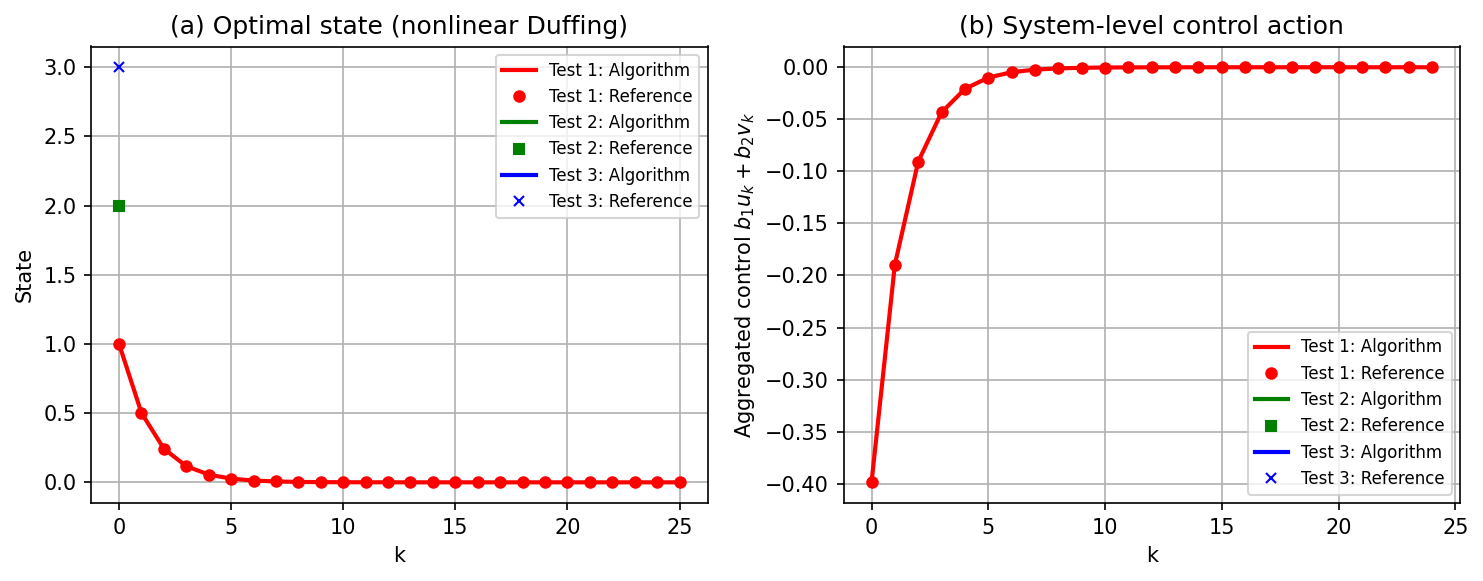

Write the Python code that produced this figure.
import numpy as np
import matplotlib.pyplot as plt

# ============================================================
# Nonlinear Nash-coupled toy example (Duffing-type)
#
# Dynamics (scalar):
#   x_{k+1} = a x_k + c x_k^3 + b1 u_k + b2 v_k
#
# Costs:
#   J1 = Σ ( q1 x_k^2 + r1 u_k^2 + s1 u_k v_k ) + p1 x_N^2
#   J2 = Σ ( q2 x_k^2 + r2 v_k^2 + s2 u_k v_k ) + p2 x_N^2
#
# Nash stationarity mapping:
#   F(z) = [∂J1/∂u_0..∂J1/∂u_{N-1},  ∂J2/∂v_0..∂J2/∂v_{N-1}]^T
# z = [u; v]
#
# We solve F(z)=0 by Newton with an exact (structured) Jacobian.
# Reference solution is produced by stricter tolerance + more iterations.
# ============================================================


# -------------------------
# Dynamics + derivatives
# -------------------------
def dyn_partials(x, u, v, a, b1, b2, c):
    """
    x_next = a x + c x^3 + b1 u + b2 v
    fx = ∂x_next/∂x = a + 3c x^2
    fu = ∂x_next/∂u = b1
    fv = ∂x_next/∂v = b2
    fxx = ∂fx/∂x = 6c x   (used in costate sensitivity)
    """
    x_next = a * x + c * (x ** 3) + b1 * u + b2 * v
    fx = a + 3.0 * c * (x ** 2)
    fu = b1
    fv = b2
    fxx = 6.0 * c * x
    return x_next, fx, fu, fv, fxx


def rollout_cache(x0, u, v, params):
    a = params["a"]; b1 = params["b1"]; b2 = params["b2"]; c = params["c"]
    N = len(u)

    x = np.zeros(N + 1, dtype=float)
    fx = np.zeros(N, dtype=float)
    fu = np.zeros(N, dtype=float)
    fv = np.zeros(N, dtype=float)
    fxx = np.zeros(N, dtype=float)

    x[0] = float(x0)
    for k in range(N):
        x_next, fxk, fuk, fvk, fxxk = dyn_partials(x[k], u[k], v[k], a, b1, b2, c)
        x[k + 1] = x_next
        fx[k] = fxk
        fu[k] = fuk
        fv[k] = fvk
        fxx[k] = fxxk

    return {"x": x, "fx": fx, "fu": fu, "fv": fv, "fxx": fxx}


# -------------------------
# Sensitivities
# -------------------------
def compute_state_sensitivities(cache):
    """
    DxDu[k+1,:] = fx[k]*DxDu[k,:] + fu[k]*e_k
    DxDv[k+1,:] = fx[k]*DxDv[k,:] + fv[k]*e_k
    """
    fx = cache["fx"]; fu = cache["fu"]; fv = cache["fv"]
    N = fx.shape[0]

    DxDu = np.zeros((N + 1, N), dtype=float)
    DxDv = np.zeros((N + 1, N), dtype=float)

    for k in range(N):
        DxDu[k + 1, :] = fx[k] * DxDu[k, :]
        DxDv[k + 1, :] = fx[k] * DxDv[k, :]
        DxDu[k + 1, k] += fu[k]
        DxDv[k + 1, k] += fv[k]
    return DxDu, DxDv


def compute_costate_sensitivities(cache, lam, DxDu, DxDv, q, p):
    """
    lam_N = 2 p x_N
    lam_k = 2 q x_k + lam_{k+1} * fx[k]

    dlam_N/dc = 2 p dx_N/dc
    dlam_k/dc = 2 q dx_k/dc + (dlam_{k+1}/dc)*fx[k] + lam_{k+1}*(dfx/dc)

    Here:
      fx[k] = a + 3c x_k^2
      dfx/dc = (dfx/dx)*dx/dc, with dfx/dx = fxx[k] = 6c x_k
    """
    fx = cache["fx"]; fxx = cache["fxx"]
    N = fx.shape[0]

    DlamDu = np.zeros((N + 1, N), dtype=float)
    DlamDv = np.zeros((N + 1, N), dtype=float)

    DlamDu[N, :] = 2.0 * p * DxDu[N, :]
    DlamDv[N, :] = 2.0 * p * DxDv[N, :]

    for k in range(N - 1, -1, -1):
        dfx_du = fxx[k] * DxDu[k, :]
        dfx_dv = fxx[k] * DxDv[k, :]

        DlamDu[k, :] = 2.0 * q * DxDu[k, :] + DlamDu[k + 1, :] * fx[k] + lam[k + 1] * dfx_du
        DlamDv[k, :] = 2.0 * q * DxDv[k, :] + DlamDv[k + 1, :] * fx[k] + lam[k + 1] * dfx_dv

    return DlamDu, DlamDv


# -------------------------
# Nash mapping + exact Jacobian
# -------------------------
def exact_jacobian(z, x0, N, params):
    u = z[:N]
    v = z[N:]

    q1=params["q1"]; r1=params["r1"]; s1=params["s1"]; p1=params["p1"]
    q2=params["q2"]; r2=params["r2"]; s2=params["s2"]; p2=params["p2"]

    cache = rollout_cache(x0, u, v, params)
    x = cache["x"]
    fx = cache["fx"]; fu = cache["fu"]; fv = cache["fv"]

    # costates (PMP)
    lam1 = np.zeros(N + 1, dtype=float)
    lam2 = np.zeros(N + 1, dtype=float)
    lam1[N] = 2.0 * p1 * x[N]
    lam2[N] = 2.0 * p2 * x[N]
    for k in range(N - 1, -1, -1):
        lam1[k] = 2.0 * q1 * x[k] + lam1[k + 1] * fx[k]
        lam2[k] = 2.0 * q2 * x[k] + lam2[k + 1] * fx[k]

    # Nash stationarity F(z)
    g_u = np.zeros(N, dtype=float)
    g_v = np.zeros(N, dtype=float)
    for k in range(N):
        g_u[k] = (2.0 * r1 * u[k] + s1 * v[k]) + lam1[k + 1] * fu[k]
        g_v[k] = (2.0 * r2 * v[k] + s2 * u[k]) + lam2[k + 1] * fv[k]
    F = np.concatenate([g_u, g_v], axis=0)

    # structured sensitivities for Jacobian
    DxDu, DxDv = compute_state_sensitivities(cache)
    Dlam1Du, Dlam1Dv = compute_costate_sensitivities(cache, lam1, DxDu, DxDv, q1, p1)
    Dlam2Du, Dlam2Dv = compute_costate_sensitivities(cache, lam2, DxDu, DxDv, q2, p2)

    # Jacobian blocks
    Juu = np.zeros((N, N), dtype=float)
    Juv = np.zeros((N, N), dtype=float)
    Jvu = np.zeros((N, N), dtype=float)
    Jvv = np.zeros((N, N), dtype=float)

    for k in range(N):
        # g_u[k] = 2r1 u_k + s1 v_k + lam1[k+1]*fu[k]
        Juu[k, :] = Dlam1Du[k + 1, :] * fu[k]
        Juv[k, :] = Dlam1Dv[k + 1, :] * fu[k]
        Juu[k, k] += 2.0 * r1
        Juv[k, k] += s1

        # g_v[k] = 2r2 v_k + s2 u_k + lam2[k+1]*fv[k]
        Jvu[k, :] = Dlam2Du[k + 1, :] * fv[k]
        Jvv[k, :] = Dlam2Dv[k + 1, :] * fv[k]
        Jvu[k, k] += s2
        Jvv[k, k] += 2.0 * r2

    top = np.concatenate([Juu, Juv], axis=1)
    bot = np.concatenate([Jvu, Jvv], axis=1)
    J = np.concatenate([top, bot], axis=0)

    return F, cache, J


# -------------------------
# Newton solver with exact Jacobian + backtracking
# -------------------------
def newton_exactJ(x0, N, params, z_init=None, max_iter=30, tol=1e-12, verbose=False):
    if z_init is None:
        z = np.zeros(2 * N, dtype=float)
    else:
        z = z_init.astype(float).copy()

    res_hist = []

    for it in range(max_iter):
        F, cache, J = exact_jacobian(z, x0, N, params)
        res = float(np.linalg.norm(F, np.inf))
        res_hist.append(res)

        if verbose:
            print(f"[iter {it:02d}] ||F||_inf = {res:.3e}")

        if res < tol:
            break

        # Newton step
        dz = np.linalg.solve(J + 1e-12 * np.eye(J.shape[0]), -F)

        # Backtracking on residual
        alpha = 1.0
        z_new = z + alpha * dz
        F_new, _, _ = exact_jacobian(z_new, x0, N, params)
        res_new = float(np.linalg.norm(F_new, np.inf))

        bt = 0
        while res_new > 0.9 * res and alpha > 1e-6 and bt < 30:
            alpha *= 0.5
            z_new = z + alpha * dz
            F_new, _, _ = exact_jacobian(z_new, x0, N, params)
            res_new = float(np.linalg.norm(F_new, np.inf))
            bt += 1

        z = z_new

    # final trajectories
    F, cache, _ = exact_jacobian(z, x0, N, params)
    u = z[:N].copy()
    v = z[N:].copy()
    x = cache["x"].copy()
    return u, v, x, np.array(res_hist, dtype=float), z


# -------------------------
# Fig.2-like two-panel (state + aggregated control)
# -------------------------
def make_fig2_like_duffing_two_panel():
    # --- Recommended "Fig.2-like" parameters (weak nonlinearity) ---
    params = {
        "a": 0.85,
        "c": 0.05,     # nonlinearity strength: try 0.02~0.08
        "b1": 0.8,
        "b2": 0.6,
        "q1": 1.0, "r1": 2.0, "s1": 0.4, "p1": 2.0,
        "q2": 0.9, "r2": 1.8, "s2": 0.3, "p2": 1.5,
    }
    b1 = params["b1"]
    b2 = params["b2"]

    N = 25
    x0_list = [1.0, 2.0, 3.0]

    alg_x, alg_utot = [], []
    ref_x, ref_utot = [], []

    colors  = ["r", "g", "b"]
    markers = ["o", "s", "x"]

    for x0 in x0_list:
        # ---------------- Algorithm ----------------
        # (moderate tolerance/iters)
        u_alg, v_alg, x_alg, res_alg, z_alg = newton_exactJ(
            x0, N, params, z_init=None, max_iter=25, tol=1e-12, verbose=False
        )

        # ---------------- Reference ----------------
        # High-accuracy solution using stricter tolerance + more iterations.
        # Warm-start from algorithm solution for robustness.
        u_ref, v_ref, x_ref, res_ref, z_ref = newton_exactJ(
            x0, N, params, z_init=z_alg, max_iter=80, tol=1e-14, verbose=False
        )

        # Aggregated control entering the dynamics
        utot_alg = b1 * u_alg + b2 * v_alg
        utot_ref = b1 * u_ref + b2 * v_ref

        alg_x.append(x_alg);    alg_utot.append(utot_alg)
        ref_x.append(x_ref);    ref_utot.append(utot_ref)

        # Optional: print final residuals (sanity check)
        # print(f"x0={x0}: ALG res={res_alg[-1]:.2e}, REF res={res_ref[-1]:.2e}")

    k_state = np.arange(N + 1)
    k_ctrl  = np.arange(N)

    plt.figure(figsize=(10, 4))

    # (a) state
    plt.subplot(1, 2, 1)
    for i, x0 in enumerate(x0_list):
        plt.plot(k_state, alg_x[i], color=colors[i], linewidth=2,
                 label=f"Test {i+1}: Algorithm")
        plt.plot(k_state, ref_x[i], linestyle="None", marker=markers[i],
                 color=colors[i], markersize=5,
                 label=f"Test {i+1}: Reference")
    plt.xlabel("k")
    plt.ylabel("State")
    plt.title("(a) Optimal state (nonlinear Duffing)")
    plt.grid(True)
    plt.legend(fontsize=8)

    # (b) aggregated control
    plt.subplot(1, 2, 2)
    for i, x0 in enumerate(x0_list):
        plt.plot(k_ctrl, alg_utot[i], color=colors[i], linewidth=2,
                 label=f"Test {i+1}: Algorithm")
        plt.plot(k_ctrl, ref_utot[i], linestyle="None", marker=markers[i],
                 color=colors[i], markersize=5,
                 label=f"Test {i+1}: Reference")
    plt.xlabel("k")
    plt.ylabel(r"Aggregated control $b_1u_k+b_2v_k$")
    plt.title("(b) System-level control action")
    plt.grid(True)
    plt.legend(fontsize=8)

    plt.tight_layout()
    plt.savefig("nash_nonlinear_duffing.png", dpi=150, bbox_inches="tight")
    plt.close()


def _auto_ylim_from_series(series_list, pad_ratio=0.08, min_span=1e-3):
    """
    series_list: list of 1D arrays (concatenated all tests if you want)
    Create a reasonable ylim so that small signals are visible.
    """
    y = np.concatenate([np.asarray(s).ravel() for s in series_list])
    y_min = float(np.min(y))
    y_max = float(np.max(y))
    span = y_max - y_min
    if span < min_span:
        mid = 0.5 * (y_min + y_max)
        span = min_span
        y_min = mid - 0.5 * span
        y_max = mid + 0.5 * span
    pad = pad_ratio * span
    return y_min - pad, y_max + pad


def solve_three_tests_duffing(params, N, x0_list):
    """
    Solve for each x0:
      Algorithm: moderate tol/iters
      Reference: high-accuracy (warm-start from Algorithm)
    Return dict of trajectories.
    """
    b1 = params["b1"]
    b2 = params["b2"]

    out = {
        "alg": {"x": [], "u": [], "v": [], "utot": []},
        "ref": {"x": [], "u": [], "v": [], "utot": []},
    }

    for x0 in x0_list:
        # Algorithm
        u_alg, v_alg, x_alg, _, z_alg = newton_exactJ(
            x0, N, params, z_init=None, max_iter=25, tol=1e-12, verbose=False
        )
        # Reference (high precision)
        u_ref, v_ref, x_ref, _, _ = newton_exactJ(
            x0, N, params, z_init=z_alg, max_iter=80, tol=1e-14, verbose=False
        )

        out["alg"]["x"].append(x_alg)
        out["alg"]["u"].append(u_alg)
        out["alg"]["v"].append(v_alg)
        out["alg"]["utot"].append(b1 * u_alg + b2 * v_alg)

        out["ref"]["x"].append(x_ref)
        out["ref"]["u"].append(u_ref)
        out["ref"]["v"].append(v_ref)
        out["ref"]["utot"].append(b1 * u_ref + b2 * v_ref)

    return out


def make_fig2_like_duffing_two_panel_agg(params=None, N=25, x0_list=None):
    if params is None:
        params = {
            "a": 0.85, "c": 0.05, "b1": 0.8, "b2": 0.6,
            "q1": 1.0, "r1": 2.0, "s1": 0.4, "p1": 2.0,
            "q2": 0.9, "r2": 1.8, "s2": 0.3, "p2": 1.5,
        }
    if x0_list is None:
        x0_list = [1.0, 2.0, 3.0]

    sol = solve_three_tests_duffing(params, N, x0_list)

    k_state = np.arange(N + 1)
    k_ctrl = np.arange(N)

    colors  = ["r", "g", "b"]
    markers = ["o", "s", "x"]

    plt.figure(figsize=(10, 4))

    # (a) state
    plt.subplot(1, 2, 1)
    for i, x0 in enumerate(x0_list):
        plt.plot(k_state, sol["alg"]["x"][i], color=colors[i], linewidth=2,
                 label=f"Test {i+1}: Algorithm")
        plt.plot(k_state, sol["ref"]["x"][i], linestyle="None", marker=markers[i],
                 color=colors[i], markersize=5,
                 label=f"Test {i+1}: Reference")
    plt.xlabel("k"); plt.ylabel("State")
    plt.title("(a) Optimal state (nonlinear Duffing)")
    plt.grid(True); plt.legend(fontsize=8)

    # (b) aggregated control
    plt.subplot(1, 2, 2)
    for i, x0 in enumerate(x0_list):
        plt.plot(k_ctrl, sol["alg"]["utot"][i], color=colors[i], linewidth=2,
                 label=f"Test {i+1}: Algorithm")
        plt.plot(k_ctrl, sol["ref"]["utot"][i], linestyle="None", marker=markers[i],
                 color=colors[i], markersize=5,
                 label=f"Test {i+1}: Reference")
    plt.xlabel("k")
    plt.ylabel(r"Aggregated control $b_1u_k+b_2v_k$")
    plt.title("(b) System-level control action")
    plt.grid(True)
    # auto y-lim so tiny curves are visible (fix "only red line" illusion)
    ylo, yhi = _auto_ylim_from_series(sol["alg"]["utot"] + sol["ref"]["utot"], min_span=1e-3)
    plt.ylim([ylo, yhi])
    plt.legend(fontsize=8)

    plt.tight_layout()
    plt.savefig("nash_fig2_like_nash_two_panel_nonlinear_duffing.png", dpi=150, bbox_inches="tight")
    plt.close()


def make_fig2_like_duffing_three_panel_uv(params=None, N=25, x0_list=None):
    if params is None:
        params = {
            "a": 0.85, "c": 0.05, "b1": 0.8, "b2": 0.6,
            "q1": 1.0, "r1": 2.0, "s1": 0.4, "p1": 2.0,
            "q2": 0.9, "r2": 1.8, "s2": 0.3, "p2": 1.5,
        }
    if x0_list is None:
        x0_list = [1.0, 2.0, 3.0]

    sol = solve_three_tests_duffing(params, N, x0_list)

    k_state = np.arange(N + 1)
    k_ctrl = np.arange(N)

    colors  = ["r", "g", "b"]
    markers = ["o", "s", "x"]

    plt.figure(figsize=(12, 4))

    # (a) state
    plt.subplot(1, 3, 1)
    for i, x0 in enumerate(x0_list):
        plt.plot(k_state, sol["alg"]["x"][i], color=colors[i], linewidth=2,
                 label=f"Test {i+1}: Algorithm")
        plt.plot(k_state, sol["ref"]["x"][i], linestyle="None", marker=markers[i],
                 color=colors[i], markersize=5,
                 label=f"Test {i+1}: Reference")
    plt.xlabel("k"); plt.ylabel("State")
    plt.title("(a) Optimal state (nonlinear Duffing)")
    plt.grid(True); plt.legend(fontsize=8)

    # (b) Player-1 control u_k
    plt.subplot(1, 3, 2)
    for i, x0 in enumerate(x0_list):
        plt.plot(k_ctrl, sol["alg"]["u"][i], color=colors[i], linewidth=2,
                 label=f"Test {i+1}: Algorithm")
        plt.plot(k_ctrl, sol["ref"]["u"][i], linestyle="None", marker=markers[i],
                 color=colors[i], markersize=5,
                 label=f"Test {i+1}: Reference")
    plt.xlabel("k"); plt.ylabel(r"Control $u_k$")
    plt.title("(b) Player-1 control")
    plt.grid(True)
    ylo, yhi = _auto_ylim_from_series(sol["alg"]["u"] + sol["ref"]["u"], min_span=1e-3)
    plt.ylim([ylo, yhi])
    plt.legend(fontsize=8)

    # (c) Player-2 control v_k
    plt.subplot(1, 3, 3)
    for i, x0 in enumerate(x0_list):
        plt.plot(k_ctrl, sol["alg"]["v"][i], color=colors[i], linewidth=2,
                 label=f"Test {i+1}: Algorithm")
        plt.plot(k_ctrl, sol["ref"]["v"][i], linestyle="None", marker=markers[i],
                 color=colors[i], markersize=5,
                 label=f"Test {i+1}: Reference")
    plt.xlabel("k"); plt.ylabel(r"Control $v_k$")
    plt.title("(c) Player-2 control")
    plt.grid(True)
    ylo, yhi = _auto_ylim_from_series(sol["alg"]["v"] + sol["ref"]["v"], min_span=1e-3)
    plt.ylim([ylo, yhi])
    plt.legend(fontsize=8)

    plt.tight_layout()
    plt.savefig("nash_fig2_like_nash_three_panel_nonlinear_duffing_uv.png", dpi=150, bbox_inches="tight")
    plt.close()

if __name__ == "__main__":
    make_fig2_like_duffing_two_panel()
    make_fig2_like_duffing_two_panel_agg()
    make_fig2_like_duffing_three_panel_uv()
